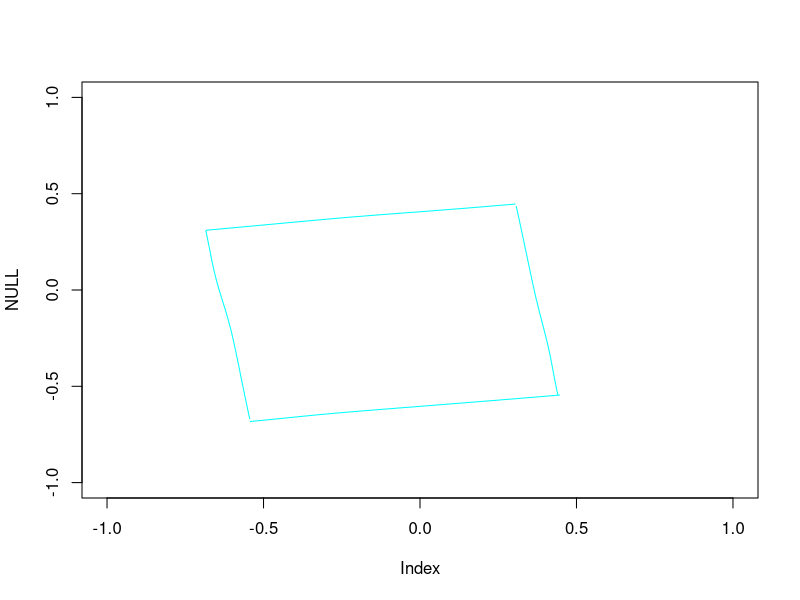
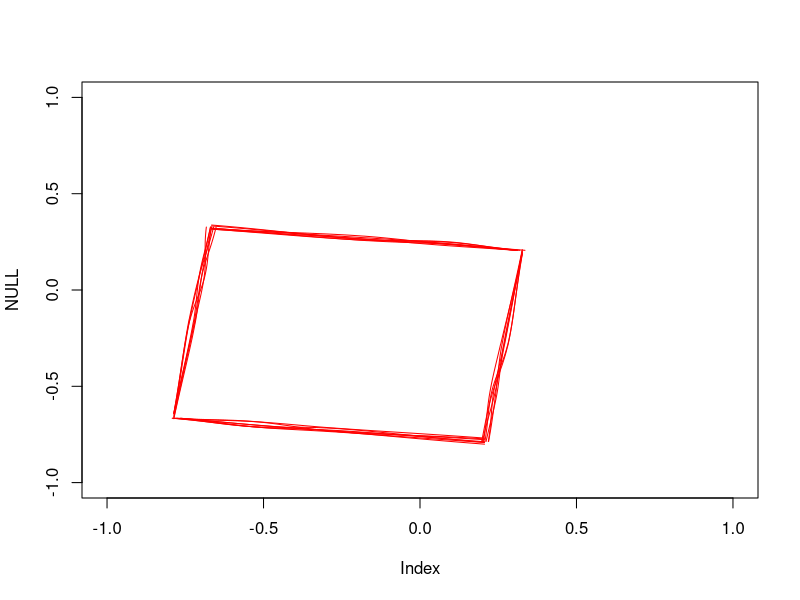
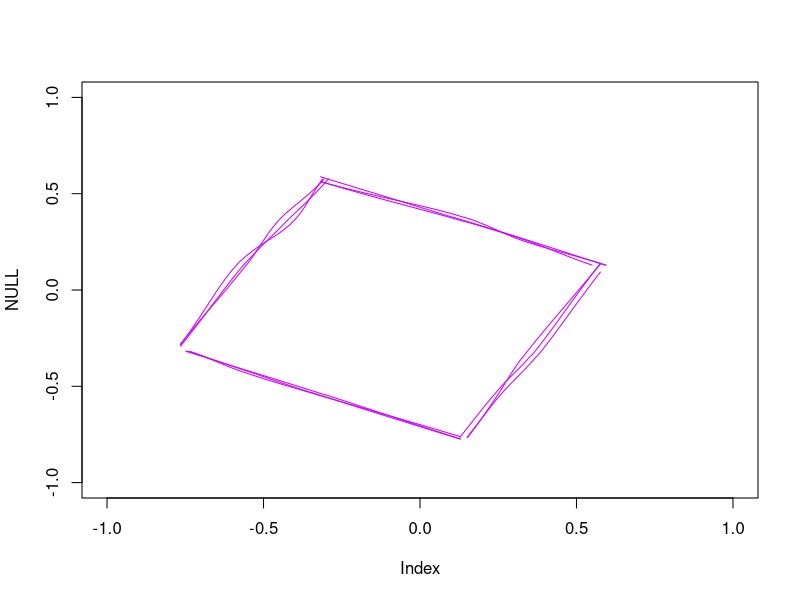
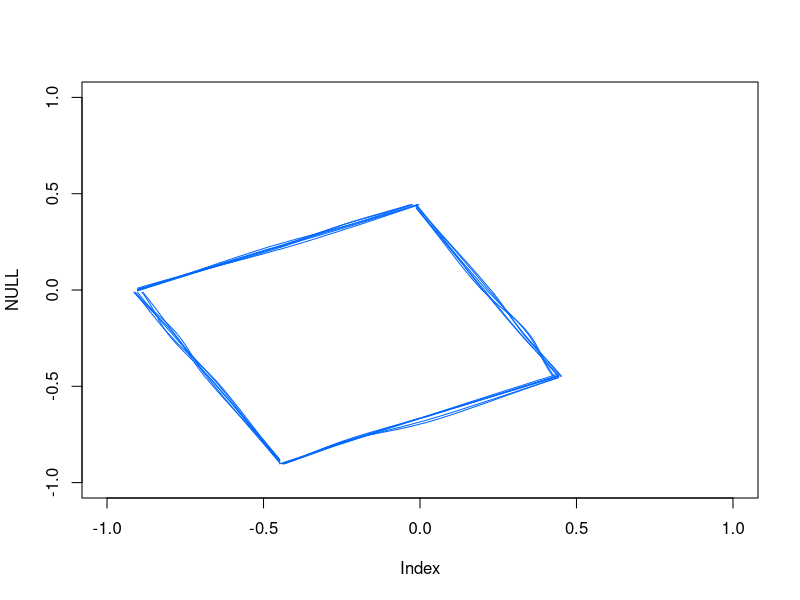
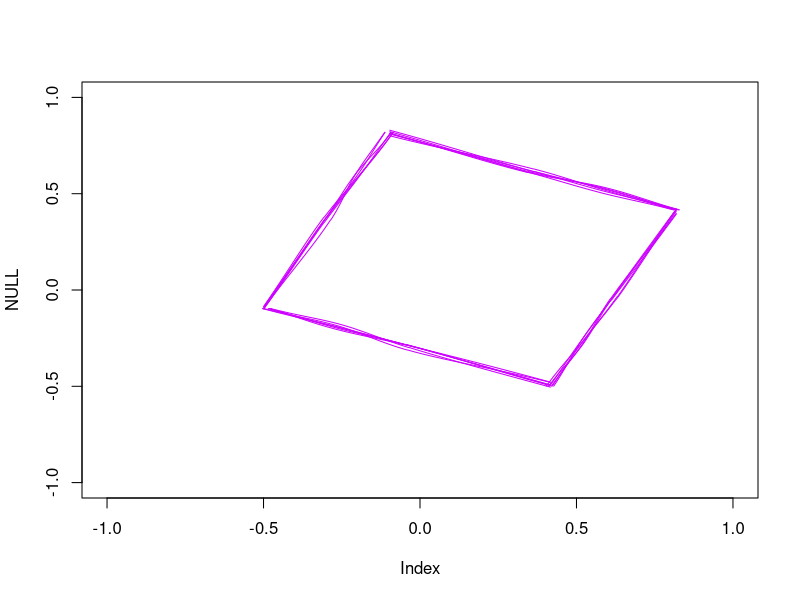
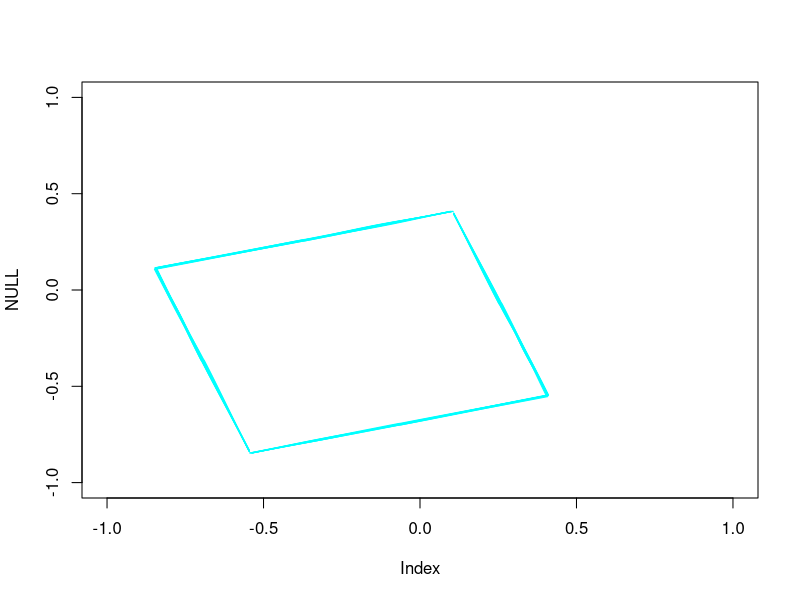
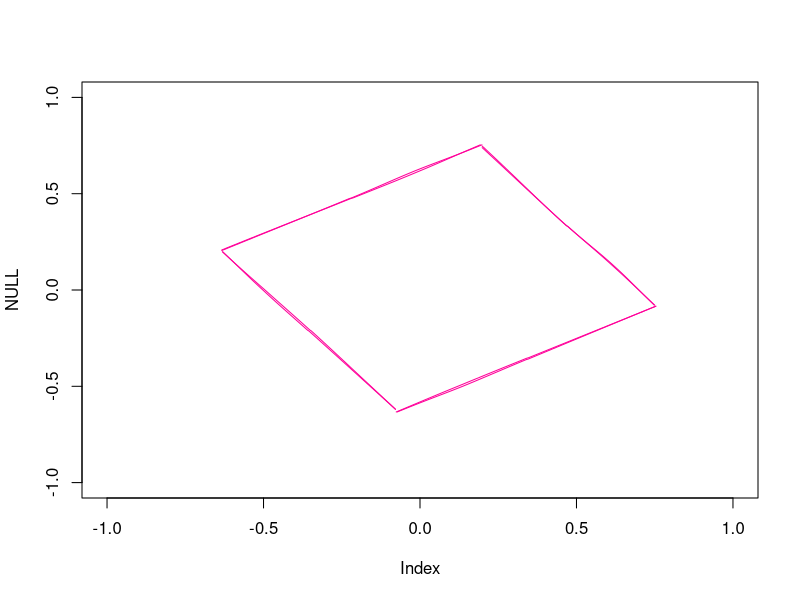
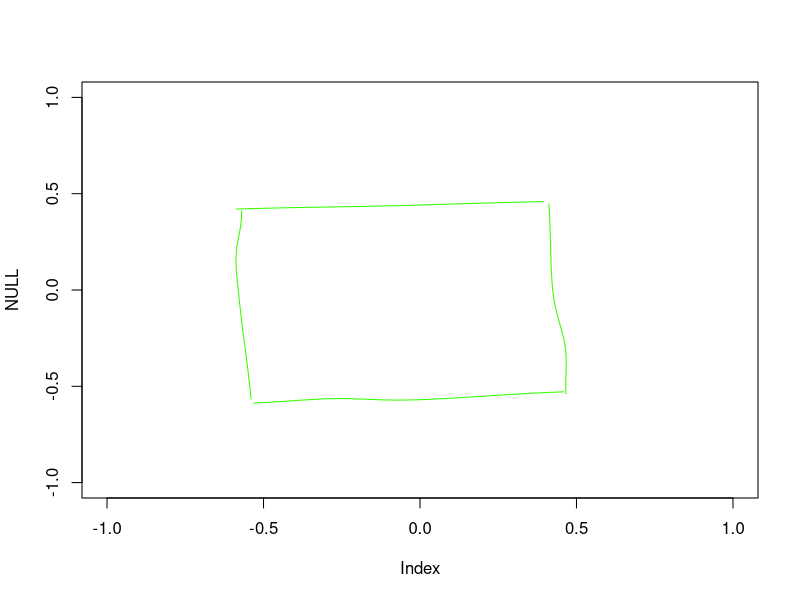

The R script that drew these images, in order: (Note: a time limit stopped this script after it produced the figures.)
# this file defines the necessary functions to implement the "sketchy lines
# algorithm" by Wood et al 2012. no external libraries are used. the final
# product is a function `sketchylines(x, y, roughness, strokes, ...)` that can
# be used as a replacement for the base graphics function `lines(x, y, ...)`

#' Helper function used by catmull_rom_spline
tp1 = function(ti, Pi, Pj, alpha) {
  sum((Pi - Pj)^2) ^ (alpha/2) + ti
}

#' Calculate Catmull-Rom spline between points P1 and P2 
#' see https://en.wikipedia.org/wiki/Centripetal_Catmull%E2%80%93Rom_spline
catmull_rom_spline = function(P0, P1, P2, P3, n_points=50, alpha=.5) {

  t0 = 0
  t1 = tp1(t0, P0, P1, alpha)
  t2 = tp1(t1, P1, P2, alpha)
  t3 = tp1(t2, P2, P3, alpha)

  tt = seq(t1, t2, len=n_points)

  A1 = (t1-tt)/(t1-t0)*P0 + (tt-t0)/(t1-t0)*P1
  A2 = (t2-tt)/(t2-t1)*P1 + (tt-t1)/(t2-t1)*P2
  A3 = (t3-tt)/(t3-t2)*P2 + (tt-t2)/(t3-t2)*P3
  B1 = (t2-tt)/(t2-t0)*A1 + (tt-t0)/(t2-t0)*A2
  B2 = (t3-tt)/(t3-t1)*A2 + (tt-t1)/(t3-t1)*A3
  CC  = (t2-tt)/(t2-t1)*B1 + (tt-t1)/(t2-t1)*B2

  return(CC)

}


#' interpolate n points by a catmull rom splines (P is a matrix with 2 columns,
#' x and y coords)
catmull_rom_chain = function(P, n_points=50, alpha=.5) {
    nP = nrow(P)
    C = c()
    for (i in 1:(nP-3)) {
      C = c(C, catmull_rom_spline(P[i, ], P[i+1, ], P[i+2, ], 
                                  P[i+3, ], n_points, alpha))
    }
    C = t(matrix(C, nrow=2))
    return(C)
}

#' connect points xy1, xy2 with a "sketchy" line as described in Wood et al
#' 2012 (minor modification in calculation of roughness)
sketchyline = function(xy1, xy2, roughness=0.01, strokes=2, ...) {

  ll = sqrt(sum((xy1 - xy2)^2))
  
  # calculate new start and end points
  xy0 = xy1 - (xy2 - xy1)
  xy3 = xy2 + (xy2 - xy1)
  
  # calculate midpoints
  xymid1 = (xy2 + xy1) / 2
  xymid2 = (3 * xy2 + xy1) / 4
  
  # combine them
  xynew = rbind(xy0, xy1, xymid1, xymid2, xy2, xy3)
  
  # create 2 copies with added noise
  noise = replicate(strokes, c(rep(0,2), runif(8, -roughness*ll, roughness*ll), rep(0,2)), simplify=FALSE)
  xynewn = lapply(1:strokes, function(ii) xynew + noise[[ii]])
  
  # calculate splines
  xynewns = lapply(1:strokes, function(ii) catmull_rom_chain(xynewn[[ii]]))
  
  for (ii in 1:strokes) {
    lines(xynewns[[ii]][, 1], xynewns[[ii]][, 2], ...)
  }

}

#' connect n points by "sketchy" lines, `sketchylines` can be used as a
#' replacement for `lines`
sketchylines = function(x, y, roughness=0.01, strokes=2, ...) {
  n = length(x) 
  for (ii in 1:(n-1)) {
    sketchyline(c(x[ii], y[ii]), c(x[ii+1], y[ii+1]), roughness, strokes, ...)
  }
}

# infinite loop that plots randomly rotated squares with random roughness,
# strokes and colours
while(1) {
  plot(NULL, xlim=c(-1, 1), ylim=c(-1, 1))
  phi = pi * runif(1, -1, 1)
  offset = runif(1, -.3, .3)
  xy = t(matrix(c(0,0,0,1,1,1,1,0,0,0)-.5, nrow=2)) %*% 
       matrix(c(cos(phi), -sin(phi), sin(phi), cos(phi)), nrow=2) + 
       offset
  xx = xy[,1]
  yy = xy[,2]
  rr = 0.03 * runif(1)
  st = sample(1:10, 1)
  cl = sample(rainbow(10), 1)
  sketchylines(xx, yy, roughness=rr, strokes=st, col=cl)
  Sys.sleep(1)
}
